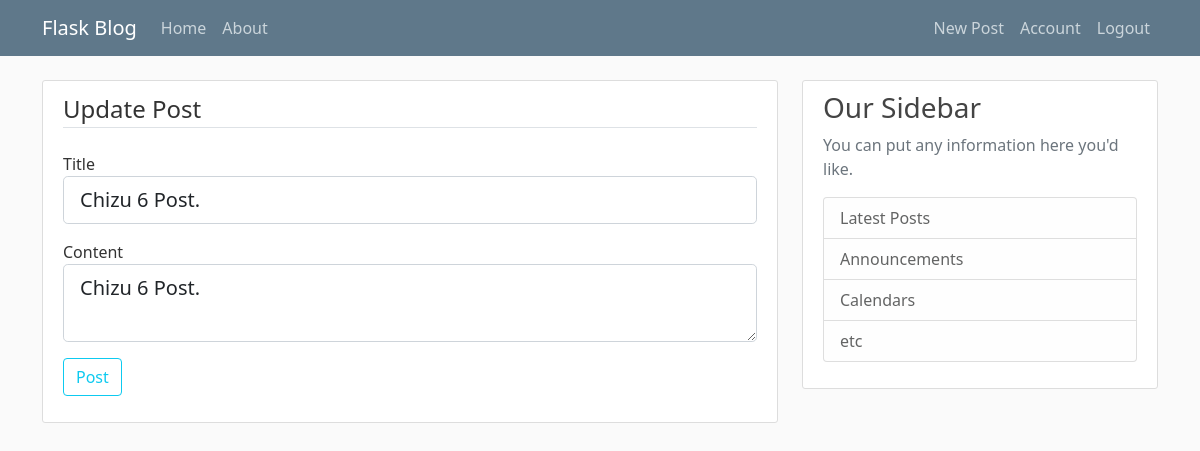
The page /post/7/update (signed in) on the database as committed earlier.
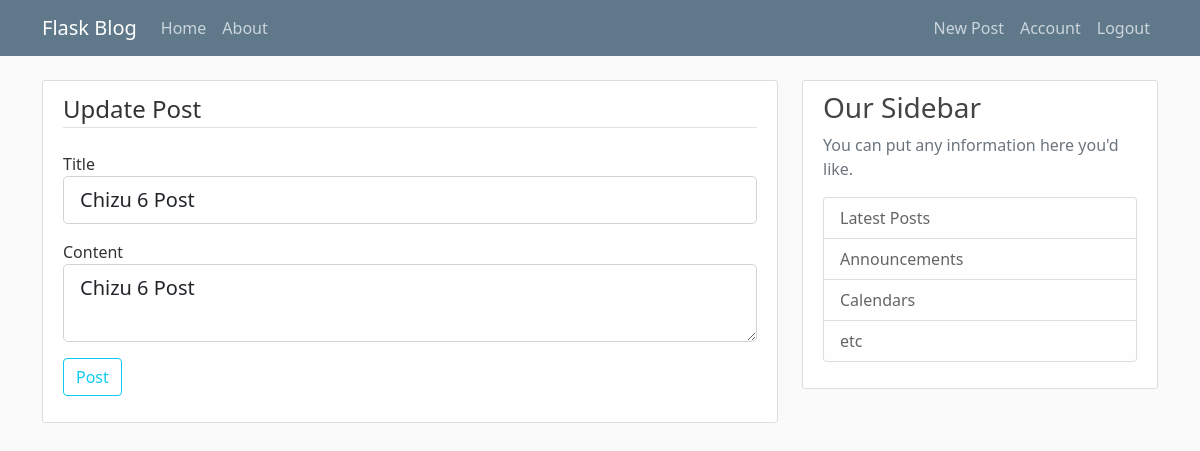
The same page on the database as committed later.
### flaskBlog/models.py (models this page shows, shortened)
class Post(db.Model):
    id = db.Column(db.Integer, primary_key=True)
    title = db.Column(db.String(100), nullable=False)
    date_posted = db.Column(db.DateTime, nullable=False, default=datetime.utcnow)
    content = db.Column(db.Text, nullable=False)
    user_id = db.Column(db.Integer, db.ForeignKey('user.id'), nullable=False)

### flaskBlog/posts/routes.py (the view)
@posts.route("/post/<int:post_id>/update", methods=['GET', 'POST'])
@login_required
def update_post(post_id):
    post = Post.query.get_or_404(post_id)
    if post.author != current_user:
        abort(403)
    form = PostForm()
    if form.validate_on_submit():
        post.title = form.title.data
        post.content = form.content.data
        db.session.commit()
        flash('Your Post Has Been Updated!', 'success')
        return redirect(url_for('posts.post', post_id=post.id))
    elif request.method == 'GET':
        form.title.data = post.title
        form.content.data = post.content
    return render_template("create_post.html", title='Update Post', form=form, legend='Update Post')

### flaskBlog/posts/forms.py
class PostForm(FlaskForm):
    title = StringField('Title', validators=[DataRequired()])
    content = TextAreaField('Content', validators=[DataRequired()])
    submit = SubmitField('Post')

### flaskBlog/models.py (called while the page is built)
@login_manager.user_loader
def load_user(user_id):
    return User.query.get(int(user_id))

### flaskBlog/templates/create_post.html (shortened to what this page needs)
{% extends "layout.html" %}
{% block content %}
<div class="content-section">
    <form method="POST" action="">
        <fieldset class="form-group">
            <legend class="border-bottom mb-4">{{ legend }}</legend>
            <div class="form-group mb-3">
                {{ form.title.label(class="form-control-label") }}
                {% if form.title.errors %}
                {{ form.title(class="form-control form-control-lg is-invalid") }}
                <div class="invalid-feedback">
                    {% for error in form.title.errors %}
                    <span>{{ error }}</span>
                    {% endfor %}
                </div>
                {% else %}
                {{ form.title(class="form-control form-control-lg") }}
                {% endif %}
            </div>
            <div class="form-group mb-3">
                {{ form.content.label(class="form-control-label") }}
                {% if form.content.errors %}
                {{ form.content(class="form-control form-control-lg is-invalid") }}
                <div class="invalid-feedback">
                    {% for error in form.content.errors %}
                    <span>{{ error }}</span>
                    {% endfor %}
                </div>
                {% else %}
                {{ form.content(class="form-control form-control-lg") }}
                {% endif %}
            </div>
        </fieldset>
        <div class="form-group mb-3">
            {{ form.submit(class="btn btn-outline-info") }}
        </div>
    </form>
</div>
{% endblock content %}

### flaskBlog/templates/layout.html (shortened to what this page needs)
<!DOCTYPE html>
<html lang="en">
<head>
    <link href="https://cdn.jsdelivr.net/npm/bootstrap@5.0.2/dist/css/bootstrap.min.css" rel="stylesheet"
>
    <link rel="stylesheet" type="text/css" href="{{ url_for('static', filename='main.css') }}">
</head>
<body>
<header class="site-header">
    <nav class="navbar navbar-expand-md navbar-dark bg-steel fixed-top">
        <div class="container">
            <a class="navbar-brand mr-4" href="/">Flask Blog</a>
            <div class="collapse navbar-collapse" id="navbarToggle">
                <div class="navbar-nav mr-auto">
                    <a class="nav-item nav-link" href="{{ url_for('main.home') }}">Home</a>
                    <a class="nav-item nav-link" href="{{ url_for('main.about') }}">About</a>
                </div>
                <div class="navbar-nav ms-auto">
                    {% if current_user.is_authenticated %}
                        <a class="nav-item nav-link" href="{{ url_for('posts.new_post') }}">New Post</a>
                        <a class="nav-item nav-link" href="{{ url_for('users.account') }}">Account</a>
                        <a class="nav-item nav-link" href="{{ url_for('users.logout') }}">Logout</a>
                    {% else %}
                        <a class="nav-item nav-link" href="{{ url_for('users.login') }}">Login</a>
                        <a class="nav-item nav-link" href="{{ url_for('users.register') }}">Register</a>
                    {% endif %}
                </div>
            </div>
        </div>
    </nav>
</header>
<main role="main" class="container">
    <div class="row">
        <div class="col-md-8">
            {% block content %}{% endblock %}
        </div>
        <div class="col-md-4">
            <div class="content-section">
                <h3>Our Sidebar</h3>
                <p class='text-muted'>You can put any information here you'd like.
                <ul class="list-group">
                    <li class="list-group-item list-group-item-light">Latest Posts</li>
                    <li class="list-group-item list-group-item-light">Announcements</li>
                    <li class="list-group-item list-group-item-light">Calendars</li>
                    <li class="list-group-item list-group-item-light">etc</li>
                </ul>
                </p>
            </div>
        </div>
    </div>
</main>
</body>
</html>

### flaskBlog/static/main.css (style rules this page uses)
body { background: #fafafa; color: #333333; margin-top: 5rem; }
h1, h2, h3, h4, h5, h6 { color: #444444; }
.bg-steel { background-color: #5f788a; }
.site-header .navbar-nav .nav-link { color: #cbd5db; }
.content-section { background: #ffffff; padding: 10px 20px; border: 1px solid #dddddd; border-radius: 3px; margin-bottom: 20px; }

Rows that differ between the two databases and show on the page:
changed Post: title "Chizu 6 Post." → "Chizu 6 Post"; content "Chizu 6 Post." → "Chizu 6 Post"
